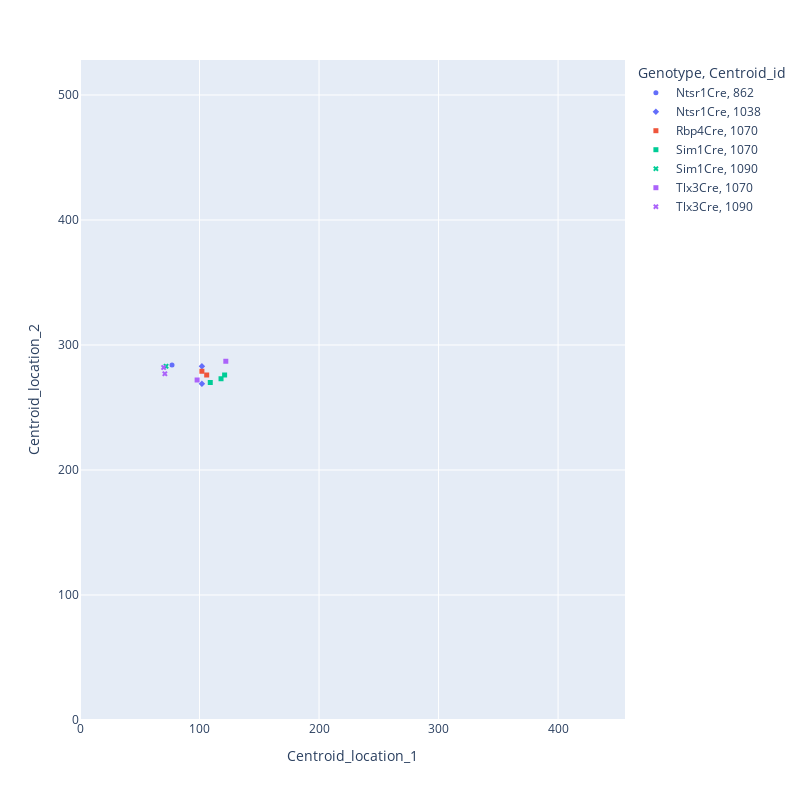

This figure's notebook cell:
### Code cell
fig = px.scatter(data, x='Centroid_location_1', y='Centroid_location_2', color='Genotype', symbol='Centroid_id', 
                 width=800, height=800)
fig.update_traces(marker=dict(size=5))

fig.update_xaxes(range=[0, 456])
fig.update_yaxes(range=[0, 528])
fig.show()

### Figure 1 — Plotly figure (JSON) as saved in the notebook; plotly's stock layout.template omitted (floating-point values rounded to 4 significant figures)
{"data": [{"hovertemplate": "Genotype=Ntsr1Cre<br>Centroid_id=862<br>Centroid_location_1=%{x}<br>Centroid_location_2=%{y}<extra></extra>", "legendgroup": "Ntsr1Cre, 862", "marker": {"color": "#636efa", "size": 5, "symbol": "circle"}, "mode": "markers", "name": "Ntsr1Cre, 862", "orientation": "v", "showlegend": true, "type": "scatter", "x": [77], "xaxis": "x", "y": [284], "yaxis": "y"}, {"hovertemplate": "Genotype=Ntsr1Cre<br>Centroid_id=1038<br>Centroid_location_1=%{x}<br>Centroid_location_2=%{y}<extra></extra>", "legendgroup": "Ntsr1Cre, 1038", "marker": {"color": "#636efa", "size": 5, "symbol": "diamond"}, "mode": "markers", "name": "Ntsr1Cre, 1038", "orientation": "v", "showlegend": true, "type": "scatter", "x": [102, 102], "xaxis": "x", "y": [283, 269], "yaxis": "y"}, {"hovertemplate": "Genotype=Rbp4Cre<br>Centroid_id=1070<br>Centroid_location_1=%{x}<br>Centroid_location_2=%{y}<extra></extra>", "legendgroup": "Rbp4Cre, 1070", "marker": {"color": "#EF553B", "size": 5, "symbol": "square"}, "mode": "markers", "name": "Rbp4Cre, 1070", "orientation": "v", "showlegend": true, "type": "scatter", "x": [106, 102], "xaxis": "x", "y": [276, 279], "yaxis": "y"}, {"hovertemplate": "Genotype=Sim1Cre<br>Centroid_id=1070<br>Centroid_location_1=%{x}<br>Centroid_location_2=%{y}<extra></extra>", "legendgroup": "Sim1Cre, 1070", "marker": {"color": "#00cc96", "size": 5, "symbol": "square"}, "mode": "markers", "name": "Sim1Cre, 1070", "orientation": "v", "showlegend": true, "type": "scatter", "x": [121, 109, 118], "xaxis": "x", "y": [276, 270, 273], "yaxis": "y"}, {"hovertemplate": "Genotype=Sim1Cre<br>Centroid_id=1090<br>Centroid_location_1=%{x}<br>Centroid_location_2=%{y}<extra></extra>", "legendgroup": "Sim1Cre, 1090", "marker": {"color": "#00cc96", "size": 5, "symbol": "x"}, "mode": "markers", "name": "Sim1Cre, 1090", "orientation": "v", "showlegend": true, "type": "scatter", "x": [72], "xaxis": "x", "y": [283], "yaxis": "y"}, {"hovertemplate": "Genotype=Tlx3Cre<br>Centroid_id=1070<br>Centroid_location_1=%{x}<br>Centroid_location_2=%{y}<extra></extra>", "legendgroup": "Tlx3Cre, 1070", "marker": {"color": "#ab63fa", "size": 5, "symbol": "square"}, "mode": "markers", "name": "Tlx3Cre, 1070", "orientation": "v", "showlegend": true, "type": "scatter", "x": [122, 98], "xaxis": "x", "y": [287, 272], "yaxis": "y"}, {"hovertemplate": "Genotype=Tlx3Cre<br>Centroid_id=1090<br>Centroid_location_1=%{x}<br>Centroid_location_2=%{y}<extra></extra>", "legendgroup": "Tlx3Cre, 1090", "marker": {"color": "#ab63fa", "size": 5, "symbol": "x"}, "mode": "markers", "name": "Tlx3Cre, 1090", "orientation": "v", "showlegend": true, "type": "scatter", "x": [70, 71], "xaxis": "x", "y": [282, 277], "yaxis": "y"}], "layout": {"height": 800, "legend": {"title": {"text": "Genotype, Centroid_id"}, "tracegroupgap": 0}, "margin": {"t": 60}, "width": 800, "xaxis": {"anchor": "y", "autorange": false, "domain": [0, 1], "range": [0, 456], "showspikes": false, "title": {"text": "Centroid_location_1"}, "type": "linear"}, "yaxis": {"anchor": "x", "autorange": false, "domain": [0, 1], "range": [0, 528], "showspikes": false, "title": {"text": "Centroid_location_2"}, "type": "linear"}}}
